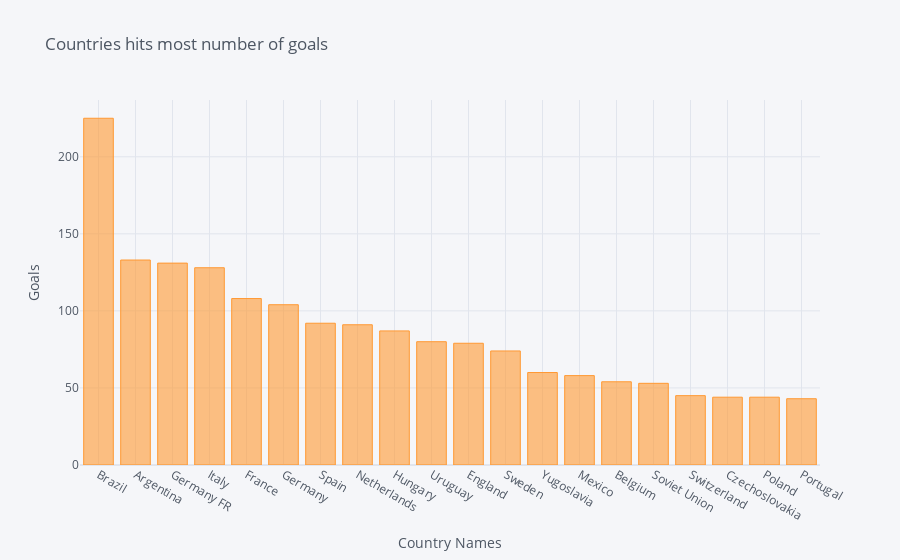

Source (notebook cell):
### Code cell
goals[:20].iplot(kind = 'bar', xTitle = 'Country Names', yTitle = "Goals", title = 'Countries hits most number of goals')

### Figure 1 — Plotly figure (JSON) as saved in the notebook; plotly's stock layout.template omitted (floating-point values rounded to 4 significant figures)
{"data": [{"marker": {"color": "rgba(255, 153, 51, 0.6)", "line": {"color": "rgba(255, 153, 51, 1.0)", "width": 1}}, "name": "Goals", "orientation": "v", "text": "", "type": "bar", "x": ["Brazil", "Argentina", "Germany FR", "Italy", "France", "Germany", "Spain", "Netherlands", "Hungary", "Uruguay", "England", "Sweden", "Yugoslavia", "Mexico", "Belgium", "Soviet Union", "Switzerland", "Czechoslovakia", "Poland", "Portugal"], "y": [225, 133, 131, 128, 108, 104, 92, 91, 87, 80, 79, 74, 60, 58, 54, 53, 45, 44, 44, 43]}], "layout": {"legend": {"bgcolor": "#F5F6F9", "font": {"color": "#4D5663"}}, "paper_bgcolor": "#F5F6F9", "plot_bgcolor": "#F5F6F9", "title": {"font": {"color": "#4D5663"}, "text": "Countries hits most number of goals"}, "xaxis": {"gridcolor": "#E1E5ED", "showgrid": true, "tickfont": {"color": "#4D5663"}, "title": {"font": {"color": "#4D5663"}, "text": "Country Names"}, "zerolinecolor": "#E1E5ED"}, "yaxis": {"gridcolor": "#E1E5ED", "showgrid": true, "tickfont": {"color": "#4D5663"}, "title": {"font": {"color": "#4D5663"}, "text": "Goals"}, "zerolinecolor": "#E1E5ED"}}}
